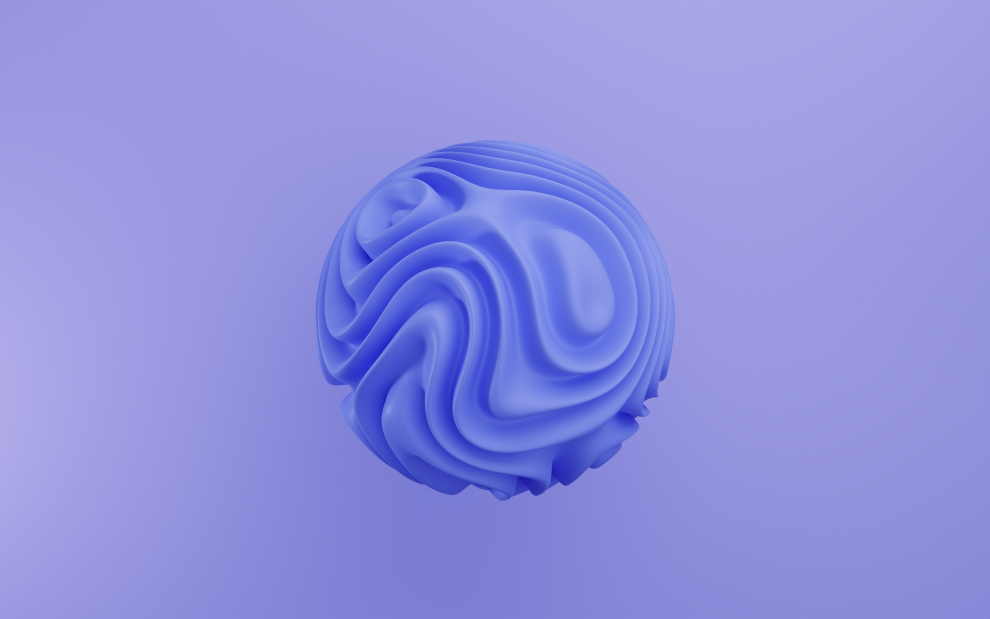
#> input picture dip_pics/3D_shape.jpg, 3959 x 2474 px (shown at 1/4 size)
$ jupyter execute --allow-errors spatial_resolution.ipynb   (shell and % lines are left out)   (older library calls are emulated)
#> lines starting #> are read from the running program, lines starting #| are printed output that depends on the picture
# Sampling and Spatial Resolution
stough 202-

One of the core properties of any digital image is its *resolution*. But this is a very loaded word in that it is used in a variety of ways for different purposes. Very generally, the light from the [external world](https://en.wikipedia.org/wiki/Solipsism) comes at our digital camera from a virtually uncountably infinite number of directions, with each direction specifying a "color" among a virtually uncountably infinite number of color distributions and intensities. Resolution broadly refers to the finite sampling of this infinite world. In the case of *spatial resolution* that is simply the number of *pixels* or "picture elements" that our camera can possibly obtain (see "internal image plane" below). Beyond spatial resolution, there is also [color resolution](./color_quantization.ipynb), which we get to elsewhere.


In this notebook we're going to look at the spatial resolution of a digital image.

## Imports
We'll use the `rescale` and method in the powerful [`scikit-image`](https://scikit-image.org/) module in order to change image resolution. We'll also be using some widgets to put together an [interactive visualization](../NumpyAndVisualization/interactive_vis.ipynb).

[cell 1]
import matplotlib.pyplot as plt
import numpy as np
from skimage.transform import rescale
from ipywidgets import VBox, IntSlider, AppLayout

# For importing from alternative directory sources
import sys
sys.path.insert(0, '../dip_utils')

import matrix_utils

[cell 2]
I = plt.imread('../dip_pics/3D_shape.jpg')
#> I is the input picture: shape (2474, 3959, 3); mean R, G, B 142.7, 144, 222.5
matrix_utils.arr_info(I)
#> (this line was passed over: matrix_utils is not available in this run)

As you can see the image matrix `I` is 2160 rows by 3840 columns, with three color channels (red, green, blue) in the integer range $[0,255]$. By the way this is literally a "4K" image.

- "4K" refers to the approximate number of columns, or the left-right sampling of the image. At an aspect ratio of 16(width, columns):9(height, rows), a "1080" high definition image or screen is 1920 pixels across, about 2K. So a 4K is a 2x2 grid of such 2K screens. It has 4 times the number of pixels in a 2K (or 1080). It's more [complicated](https://www.cnet.com/news/4k-1080p-2k-uhd-8k-tv-resolutions-explained/) than that, but not by much.

If we think of an image as a grid of pixels, where the center of each pixel represents that pixel's coordinates, then changing the resolution of an image involves resampling the space between those pixel coordinates. We'll avoid most of the math here by relying on `skimage`, but take a very simple example: If we wanted to halve the number of pixels both in width and height without cropping, we could just take the average of every 2x2 pixels. Similarly, if we wanted to double the number of pixels in both directions, we could simply make a 2x2 grid of copies of each pixel.

We'll start by doing this halving of resolution. We'll first ask [`rescale`](https://scikit-image.org/docs/dev/api/skimage.transform.html?highlight=rescale#rescale) to give us an image 1/4 the number of pixels. But then we'll *upsample* that image by four. The `order` and `anti-aliasing` parameters are used to define the level of "smoothing" that takes place, i.e. how many neighboring pixels to consider when deciding the color of the new sample coordinate.

[cell 3]
# The image is so large, take a tiny piece of it to test the order, anti-aliasing parameters.
# I = I[800:930, 1900:2050, :]

[cell 4]
sI = rescale(I, .25,
             order=0, # use bilinear sampling
             anti_aliasing=False,
             multichannel=True)
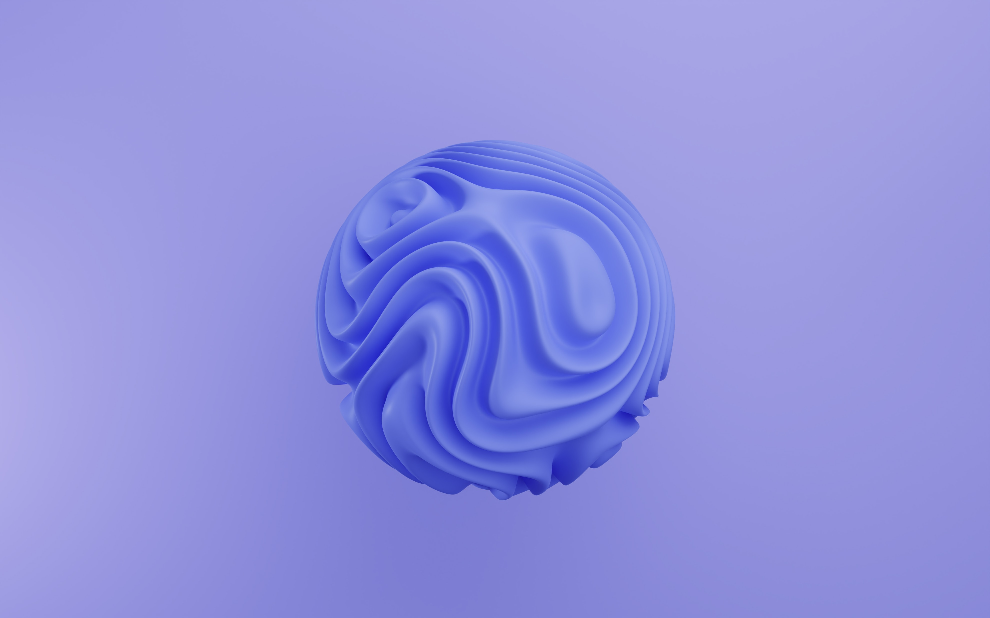
#> sI: shape (618, 990, 3); mean R, G, B 142.7, 144, 222.5

# rescale back up
reI = rescale(sI, 4,
              order=0, # use nearest neighbor sampling
              anti_aliasing=False,
              multichannel=True)

f, ax = plt.subplots(1,2, sharex=True, sharey=True,
                     figsize=(12, 3))

ax[0].imshow(I, interpolation=None)
ax[0].set_title('Original')

ax[1].imshow(reI, interpolation=None)
ax[1].set_title('Quarter Res')

# [a.axes.get_xaxis().set_visible(False) for a in ax]
# [a.axes.get_yaxis().set_visible(False) for a in ax]
plt.tight_layout()
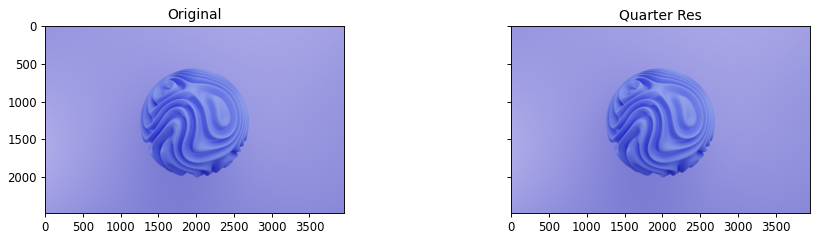
#> figure drawn by matplotlib, 2 panels
